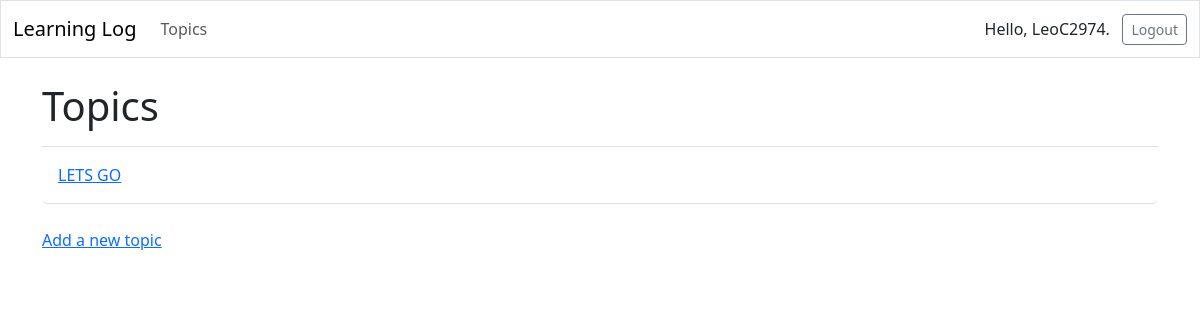
The app's page /topics/ (signed in), older data.
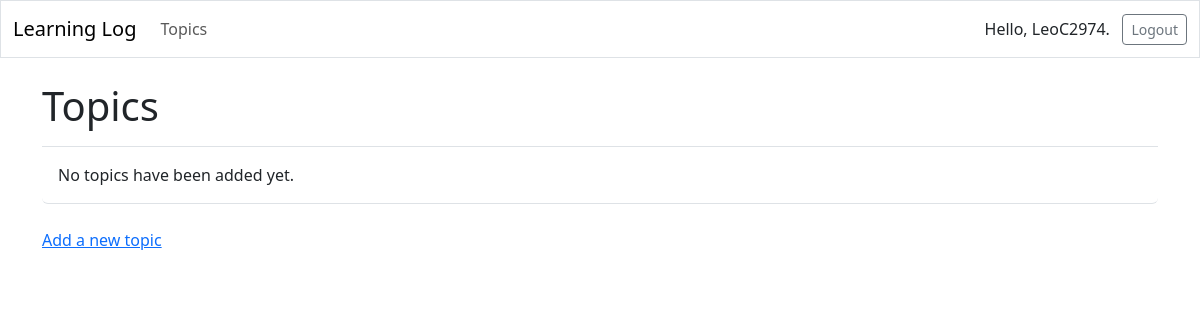
The same page, newer data.
### learning_logs/models.py (models this page shows, shortened)
class Topic(models.Model):
    text = models.CharField(max_length=200)
    date_added = models.DateTimeField(auto_now_add=True)
    owner = models.ForeignKey(User, on_delete=models.CASCADE)

### learning_logs/views.py (the view)
# urls.py: path('topics/', views.topics, name='topics'),
@login_required
def topics(request):
    topics = Topic.objects.filter(owner=request.user).order_by('date_added')
    context = {'topics': topics}
    return render(request, 'learning_logs/topics.html', context)

### learning_logs/templates/learning_logs/topics.html
{% extends 'learning_logs/base.html' %}
{% block page_header %}
  <h1>Topics</h1>
{% endblock page_header %}
{% block content %}
  <ul class="list-group border-bottom pb-2 mb-4">
    {% for topic in topics %}
      <li class="list-group-item border-0">
        <a href="{% url 'learning_logs:topic' topic.id %}">
        {{ topic.text }}</a>
      </li>
    {% empty %}
      <li class="list-group-item border-0">No topics have been added yet.</li>
    {% endfor %}
  </ul>
  <a href="{% url 'learning_logs:new_topic' %}">Add a new topic</a>
{% endblock content %}

### learning_logs/templates/learning_logs/base.html (shortened to what this page needs)
<!doctype html>
<html lang="en">
<head>
  {% load django_bootstrap5 %}
  {% bootstrap_css %}
</head>
<body>
  <nav class="navbar navbar-expand-md navbar-light mb-4 border">
    <div class="container-fluid">
      <a class="navbar-brand" href="{% url 'learning_logs:index' %}">
        Learning Log</a>
      <div class="collapse navbar-collapse" id="navbarCollapse">
        <ul class="navbar-nav me-auto mb-2 mb-md-0">
          <li class="nav-item">
            <a class="nav-link" href="{% url 'learning_logs:topics' %}">
              Topics</a></li>
        </ul>
        <ul class="navbar-nav ms-auto mb-2 mb-md-0">
          {% if user.is_authenticated %}
            <li class="nav-item">
              <span class="navbar-text-me-2">Hello, {{ user.username }}.
                &nbsp;&nbsp;</span>
            </li>
          {% endif %}
        </ul>
        {% if user.is_authenticated %}
          <form action="{% url 'accounts:logout' %}" method="post">
            <button name="submit" class="btn btn-outline-secondary btn-sm">
              Logout</button>
          </form>
        {% endif %}
      </div>
    </div>
  </nav>
  <main class="container">
    <div class="pb-2 mb-2 border-bottom">
      {% block page_header %}{% endblock page_header %}
    </div>
    <div>
      {% block content %}{% endblock content %}
    </div>
  </main>
</body>
</html>

Row changes from the older to the newer data that the page shows:
removed Topic: text "LETS GO"
Text that changed along with them:
text now shown: "No topics have been added yet."
